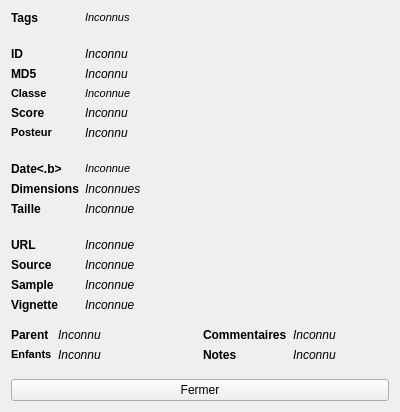
<?xml version="1.0" encoding="UTF-8"?>
<ui version="4.0">
 <class>detailsWindow</class>
 <widget class="QWidget" name="detailsWindow">
  <property name="windowModality">
   <enum>Qt::WindowModal</enum>
  </property>
  <property name="geometry">
   <rect>
    <x>0</x>
    <y>0</y>
    <width>400</width>
    <height>412</height>
   </rect>
  </property>
  <property name="sizePolicy">
   <sizepolicy hsizetype="Preferred" vsizetype="Preferred">
    <horstretch>0</horstretch>
    <verstretch>0</verstretch>
   </sizepolicy>
  </property>
  <property name="windowTitle">
   <string>Grabber - Détails</string>
  </property>
  <property name="windowIcon">
   <iconset resource="../resources.qrc">
    <normaloff>:/images/icon.ico</normaloff>:/images/icon.ico</iconset>
  </property>
  <layout class="QVBoxLayout" name="verticalLayout">
   <item>
    <layout class="QFormLayout" name="formLayout">
     <property name="fieldGrowthPolicy">
      <enum>QFormLayout::AllNonFixedFieldsGrow</enum>
     </property>
     <item row="0" column="0">
      <widget class="QLabel" name="labelFormTags">
       <property name="text">
        <string>&lt;b&gt;Tags&lt;/b&gt;</string>
       </property>
      </widget>
     </item>
     <item row="0" column="1">
      <widget class="QLabel" name="labelTags">
       <property name="contextMenuPolicy">
        <enum>Qt::CustomContextMenu</enum>
       </property>
       <property name="text">
        <string>&lt;!DOCTYPE HTML PUBLIC &quot;-//W3C//DTD HTML 4.0//EN&quot; &quot;http://www.w3.org/TR/REC-html40/strict.dtd&quot;&gt;
&lt;html&gt;&lt;head&gt;&lt;meta name=&quot;qrichtext&quot; content=&quot;1&quot; /&gt;&lt;style type=&quot;text/css&quot;&gt;
p, li { white-space: pre-wrap; }
&lt;/style&gt;&lt;/head&gt;&lt;body style=&quot; font-family:'MS Shell Dlg 2'; font-size:8.25pt; font-weight:400; font-style:normal;&quot;&gt;
&lt;p style=&quot; margin-top:0px; margin-bottom:0px; margin-left:0px; margin-right:0px; -qt-block-indent:0; text-indent:0px;&quot;&gt;&lt;span style=&quot; font-style:italic;&quot;&gt;Inconnus&lt;/span&gt;&lt;/p&gt;&lt;/body&gt;&lt;/html&gt;</string>
       </property>
       <property name="wordWrap">
        <bool>true</bool>
       </property>
      </widget>
     </item>
     <item row="1" column="0" colspan="2">
      <spacer name="verticalSpacer1">
       <property name="orientation">
        <enum>Qt::Vertical</enum>
       </property>
       <property name="sizeType">
        <enum>QSizePolicy::Fixed</enum>
       </property>
       <property name="sizeHint" stdset="0">
        <size>
         <width>10</width>
         <height>10</height>
        </size>
       </property>
      </spacer>
     </item>
     <item row="2" column="0">
      <widget class="QLabel" name="labelFormId">
       <property name="text">
        <string>&lt;b&gt;ID&lt;/b&gt;</string>
       </property>
      </widget>
     </item>
     <item row="2" column="1">
      <widget class="QLabel" name="labelId">
       <property name="text">
        <string>&lt;i&gt;Inconnu&lt;/i&gt;</string>
       </property>
      </widget>
     </item>
     <item row="4" column="0">
      <widget class="QLabel" name="labelFormRating">
       <property name="text">
        <string>&lt;!DOCTYPE HTML PUBLIC &quot;-//W3C//DTD HTML 4.0//EN&quot; &quot;http://www.w3.org/TR/REC-html40/strict.dtd&quot;&gt;
&lt;html&gt;&lt;head&gt;&lt;meta name=&quot;qrichtext&quot; content=&quot;1&quot; /&gt;&lt;style type=&quot;text/css&quot;&gt;
p, li { white-space: pre-wrap; }
&lt;/style&gt;&lt;/head&gt;&lt;body style=&quot; font-family:'MS Shell Dlg 2'; font-size:8.25pt; font-weight:400; font-style:normal;&quot;&gt;
&lt;p style=&quot; margin-top:0px; margin-bottom:0px; margin-left:0px; margin-right:0px; -qt-block-indent:0; text-indent:0px;&quot;&gt;&lt;span style=&quot; font-weight:600;&quot;&gt;Classe&lt;/span&gt;&lt;/p&gt;&lt;/body&gt;&lt;/html&gt;</string>
       </property>
      </widget>
     </item>
     <item row="4" column="1">
      <widget class="QLabel" name="labelRating">
       <property name="text">
        <string>&lt;!DOCTYPE HTML PUBLIC &quot;-//W3C//DTD HTML 4.0//EN&quot; &quot;http://www.w3.org/TR/REC-html40/strict.dtd&quot;&gt;
&lt;html&gt;&lt;head&gt;&lt;meta name=&quot;qrichtext&quot; content=&quot;1&quot; /&gt;&lt;style type=&quot;text/css&quot;&gt;
p, li { white-space: pre-wrap; }
&lt;/style&gt;&lt;/head&gt;&lt;body style=&quot; font-family:'MS Shell Dlg 2'; font-size:8.25pt; font-weight:400; font-style:normal;&quot;&gt;
&lt;p style=&quot; margin-top:0px; margin-bottom:0px; margin-left:0px; margin-right:0px; -qt-block-indent:0; text-indent:0px;&quot;&gt;&lt;span style=&quot; font-style:italic;&quot;&gt;Inconnue&lt;/span&gt;&lt;/p&gt;&lt;/body&gt;&lt;/html&gt;</string>
       </property>
       <property name="wordWrap">
        <bool>true</bool>
       </property>
      </widget>
     </item>
     <item row="5" column="0">
      <widget class="QLabel" name="labelFormScore">
       <property name="text">
        <string>&lt;b&gt;Score&lt;/b&gt;</string>
       </property>
      </widget>
     </item>
     <item row="5" column="1">
      <widget class="QLabel" name="labelScore">
       <property name="text">
        <string>&lt;i&gt;Inconnu&lt;/i&gt;</string>
       </property>
       <property name="wordWrap">
        <bool>true</bool>
       </property>
      </widget>
     </item>
     <item row="6" column="0">
      <widget class="QLabel" name="labelFormUser">
       <property name="text">
        <string>&lt;!DOCTYPE HTML PUBLIC &quot;-//W3C//DTD HTML 4.0//EN&quot; &quot;http://www.w3.org/TR/REC-html40/strict.dtd&quot;&gt;
&lt;html&gt;&lt;head&gt;&lt;meta name=&quot;qrichtext&quot; content=&quot;1&quot; /&gt;&lt;style type=&quot;text/css&quot;&gt;
p, li { white-space: pre-wrap; }
&lt;/style&gt;&lt;/head&gt;&lt;body style=&quot; font-family:'MS Shell Dlg 2'; font-size:8.25pt; font-weight:400; font-style:normal;&quot;&gt;
&lt;p style=&quot; margin-top:0px; margin-bottom:0px; margin-left:0px; margin-right:0px; -qt-block-indent:0; text-indent:0px;&quot;&gt;&lt;span style=&quot; font-weight:600;&quot;&gt;Posteur&lt;/span&gt;&lt;/p&gt;&lt;/body&gt;&lt;/html&gt;</string>
       </property>
      </widget>
     </item>
     <item row="6" column="1">
      <widget class="QLabel" name="labelUser">
       <property name="text">
        <string>&lt;i&gt;Inconnu&lt;/i&gt;</string>
       </property>
       <property name="wordWrap">
        <bool>true</bool>
       </property>
      </widget>
     </item>
     <item row="7" column="0" colspan="2">
      <spacer name="verticalSpacer2">
       <property name="orientation">
        <enum>Qt::Vertical</enum>
       </property>
       <property name="sizeType">
        <enum>QSizePolicy::Fixed</enum>
       </property>
       <property name="sizeHint" stdset="0">
        <size>
         <width>10</width>
         <height>10</height>
        </size>
       </property>
      </spacer>
     </item>
     <item row="8" column="0">
      <widget class="QLabel" name="labelFormDate">
       <property name="text">
        <string>&lt;b&gt;Date&lt;.b&gt;</string>
       </property>
      </widget>
     </item>
     <item row="8" column="1">
      <widget class="QLabel" name="labelDate">
       <property name="text">
        <string>&lt;!DOCTYPE HTML PUBLIC &quot;-//W3C//DTD HTML 4.0//EN&quot; &quot;http://www.w3.org/TR/REC-html40/strict.dtd&quot;&gt;
&lt;html&gt;&lt;head&gt;&lt;meta name=&quot;qrichtext&quot; content=&quot;1&quot; /&gt;&lt;style type=&quot;text/css&quot;&gt;
p, li { white-space: pre-wrap; }
&lt;/style&gt;&lt;/head&gt;&lt;body style=&quot; font-family:'MS Shell Dlg 2'; font-size:8.25pt; font-weight:400; font-style:normal;&quot;&gt;
&lt;p style=&quot; margin-top:0px; margin-bottom:0px; margin-left:0px; margin-right:0px; -qt-block-indent:0; text-indent:0px;&quot;&gt;&lt;span style=&quot; font-style:italic;&quot;&gt;Inconnue&lt;/span&gt;&lt;/p&gt;&lt;/body&gt;&lt;/html&gt;</string>
       </property>
      </widget>
     </item>
     <item row="9" column="0">
      <widget class="QLabel" name="labelFormSize">
       <property name="text">
        <string>&lt;b&gt;Dimensions&lt;/b&gt;</string>
       </property>
      </widget>
     </item>
     <item row="9" column="1">
      <widget class="QLabel" name="labelSize">
       <property name="text">
        <string>&lt;i&gt;Inconnues&lt;/i&gt;</string>
       </property>
      </widget>
     </item>
     <item row="10" column="0">
      <widget class="QLabel" name="labelFormFilesize">
       <property name="text">
        <string>&lt;b&gt;Taille&lt;/b&gt;</string>
       </property>
      </widget>
     </item>
     <item row="10" column="1">
      <widget class="QLabel" name="labelFilesize">
       <property name="text">
        <string>&lt;i&gt;Inconnue&lt;/i&gt;</string>
       </property>
      </widget>
     </item>
     <item row="3" column="0">
      <widget class="QLabel" name="labelFormMd5">
       <property name="text">
        <string>&lt;b&gt;MD5&lt;/b&gt;</string>
       </property>
      </widget>
     </item>
     <item row="3" column="1">
      <widget class="QLabel" name="labelMd5">
       <property name="text">
        <string>&lt;i&gt;Inconnu&lt;/i&gt;</string>
       </property>
      </widget>
     </item>
     <item row="11" column="0" colspan="2">
      <spacer name="verticalSpacer3">
       <property name="orientation">
        <enum>Qt::Vertical</enum>
       </property>
       <property name="sizeType">
        <enum>QSizePolicy::Fixed</enum>
       </property>
       <property name="sizeHint" stdset="0">
        <size>
         <width>10</width>
         <height>10</height>
        </size>
       </property>
      </spacer>
     </item>
     <item row="12" column="0">
      <widget class="QLabel" name="labelFormUrl">
       <property name="text">
        <string>&lt;b&gt;URL&lt;/b&gt;</string>
       </property>
      </widget>
     </item>
     <item row="13" column="0">
      <widget class="QLabel" name="labelFormSource">
       <property name="text">
        <string>&lt;b&gt;Source&lt;/b&gt;</string>
       </property>
      </widget>
     </item>
     <item row="13" column="1">
      <widget class="QLabel" name="labelSource">
       <property name="text">
        <string>&lt;i&gt;Inconnue&lt;/i&gt;</string>
       </property>
       <property name="openExternalLinks">
        <bool>true</bool>
       </property>
      </widget>
     </item>
     <item row="12" column="1">
      <widget class="QLabel" name="labelUrl">
       <property name="text">
        <string>&lt;i&gt;Inconnue&lt;/i&gt;</string>
       </property>
       <property name="openExternalLinks">
        <bool>true</bool>
       </property>
      </widget>
     </item>
     <item row="14" column="0">
      <widget class="QLabel" name="labelFormSample">
       <property name="text">
        <string>&lt;b&gt;Sample&lt;/b&gt;</string>
       </property>
      </widget>
     </item>
     <item row="15" column="0">
      <widget class="QLabel" name="labelFormPreview">
       <property name="text">
        <string>&lt;b&gt;Vignette&lt;/b&gt;</string>
       </property>
      </widget>
     </item>
     <item row="14" column="1">
      <widget class="QLabel" name="labelSample">
       <property name="text">
        <string>&lt;i&gt;Inconnue&lt;/i&gt;</string>
       </property>
       <property name="openExternalLinks">
        <bool>true</bool>
       </property>
      </widget>
     </item>
     <item row="15" column="1">
      <widget class="QLabel" name="labelPreview">
       <property name="text">
        <string>&lt;i&gt;Inconnue&lt;/i&gt;</string>
       </property>
       <property name="openExternalLinks">
        <bool>true</bool>
       </property>
      </widget>
     </item>
    </layout>
   </item>
   <item>
    <spacer name="verticalSpacer">
     <property name="orientation">
      <enum>Qt::Vertical</enum>
     </property>
     <property name="sizeType">
      <enum>QSizePolicy::Fixed</enum>
     </property>
     <property name="sizeHint" stdset="0">
      <size>
       <width>10</width>
       <height>10</height>
      </size>
     </property>
    </spacer>
   </item>
   <item>
    <layout class="QHBoxLayout" name="horizontalLayout">
     <item>
      <layout class="QFormLayout" name="formLayout_2">
       <property name="fieldGrowthPolicy">
        <enum>QFormLayout::AllNonFixedFieldsGrow</enum>
       </property>
       <item row="0" column="0">
        <widget class="QLabel" name="labelFormParent">
         <property name="text">
          <string>&lt;b&gt;Parent&lt;/b&gt;</string>
         </property>
        </widget>
       </item>
       <item row="0" column="1">
        <widget class="QLabel" name="labelParent">
         <property name="text">
          <string>&lt;i&gt;Inconnu&lt;/i&gt;</string>
         </property>
        </widget>
       </item>
       <item row="1" column="0">
        <widget class="QLabel" name="labelFormChildren">
         <property name="text">
          <string>&lt;!DOCTYPE HTML PUBLIC &quot;-//W3C//DTD HTML 4.0//EN&quot; &quot;http://www.w3.org/TR/REC-html40/strict.dtd&quot;&gt;
&lt;html&gt;&lt;head&gt;&lt;meta name=&quot;qrichtext&quot; content=&quot;1&quot; /&gt;&lt;style type=&quot;text/css&quot;&gt;
p, li { white-space: pre-wrap; }
&lt;/style&gt;&lt;/head&gt;&lt;body style=&quot; font-family:'MS Shell Dlg 2'; font-size:8.25pt; font-weight:400; font-style:normal;&quot;&gt;
&lt;p style=&quot; margin-top:0px; margin-bottom:0px; margin-left:0px; margin-right:0px; -qt-block-indent:0; text-indent:0px;&quot;&gt;&lt;span style=&quot; font-weight:600;&quot;&gt;Enfants&lt;/span&gt;&lt;/p&gt;&lt;/body&gt;&lt;/html&gt;</string>
         </property>
        </widget>
       </item>
       <item row="1" column="1">
        <widget class="QLabel" name="labelChildren">
         <property name="text">
          <string>&lt;i&gt;Inconnu&lt;/i&gt;</string>
         </property>
        </widget>
       </item>
      </layout>
     </item>
     <item>
      <layout class="QFormLayout" name="formLayout_3">
       <item row="0" column="0">
        <widget class="QLabel" name="labelFormComments">
         <property name="text">
          <string>&lt;b&gt;Commentaires&lt;/b&gt;</string>
         </property>
        </widget>
       </item>
       <item row="0" column="1">
        <widget class="QLabel" name="labelComments">
         <property name="text">
          <string>&lt;i&gt;Inconnu&lt;/i&gt;</string>
         </property>
        </widget>
       </item>
       <item row="1" column="0">
        <widget class="QLabel" name="labelFormNotes">
         <property name="text">
          <string>&lt;b&gt;Notes&lt;/b&gt;</string>
         </property>
        </widget>
       </item>
       <item row="1" column="1">
        <widget class="QLabel" name="labelNotes">
         <property name="text">
          <string>&lt;i&gt;Inconnu&lt;/i&gt;</string>
         </property>
        </widget>
       </item>
      </layout>
     </item>
    </layout>
   </item>
   <item>
    <spacer name="verticalSpacer_2">
     <property name="orientation">
      <enum>Qt::Vertical</enum>
     </property>
     <property name="sizeType">
      <enum>QSizePolicy::MinimumExpanding</enum>
     </property>
     <property name="sizeHint" stdset="0">
      <size>
       <width>10</width>
       <height>10</height>
      </size>
     </property>
    </spacer>
   </item>
   <item>
    <widget class="QPushButton" name="pushButton">
     <property name="text">
      <string>Fermer</string>
     </property>
    </widget>
   </item>
  </layout>
 </widget>
 <resources>
  <include location="../resources.qrc"/>
 </resources>
 <connections>
  <connection>
   <sender>pushButton</sender>
   <signal>clicked()</signal>
   <receiver>detailsWindow</receiver>
   <slot>close()</slot>
   <hints>
    <hint type="sourcelabel">
     <x>108</x>
     <y>348</y>
    </hint>
    <hint type="destinationlabel">
     <x>134</x>
     <y>206</y>
    </hint>
   </hints>
  </connection>
 </connections>
</ui>
